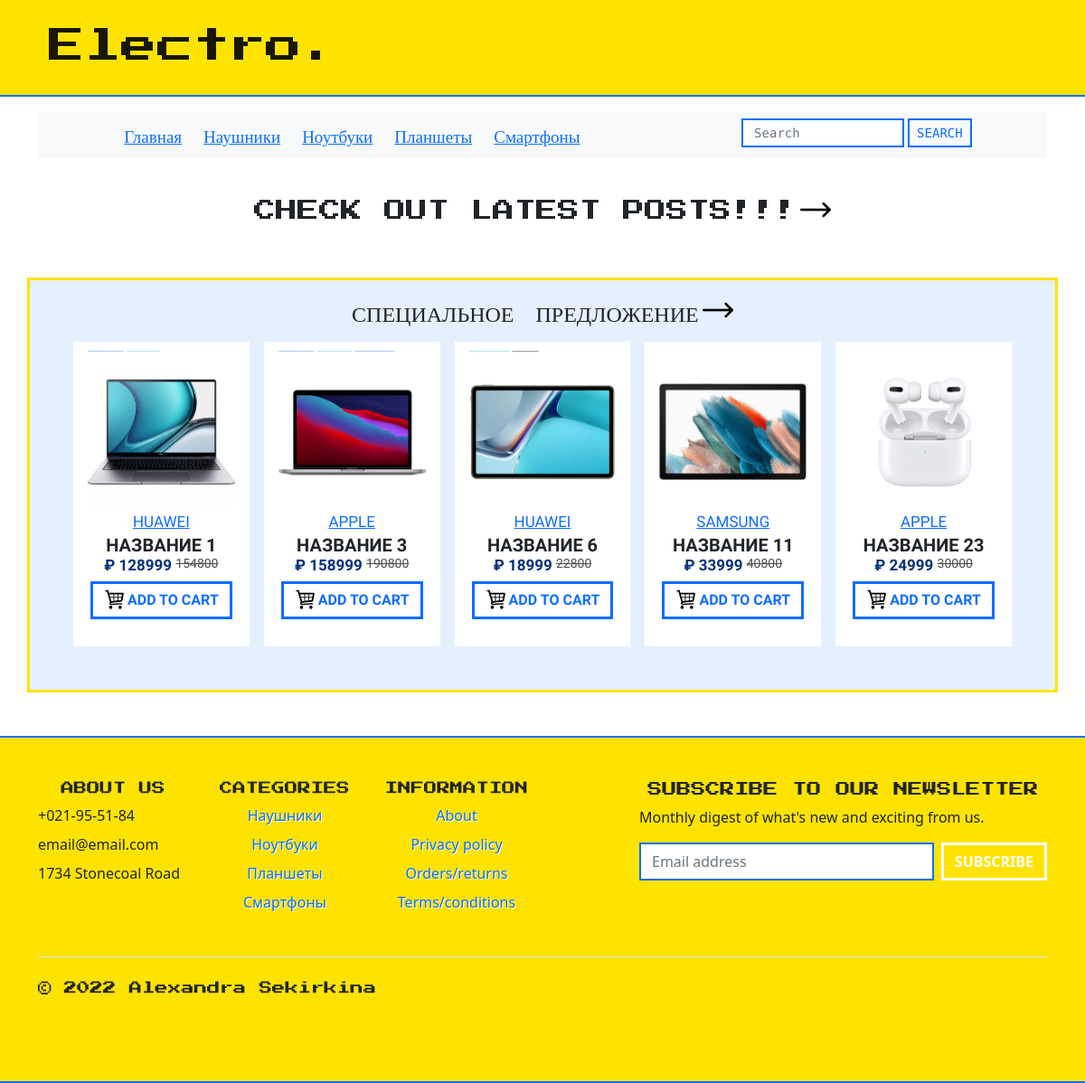
Before: / with the older database file.
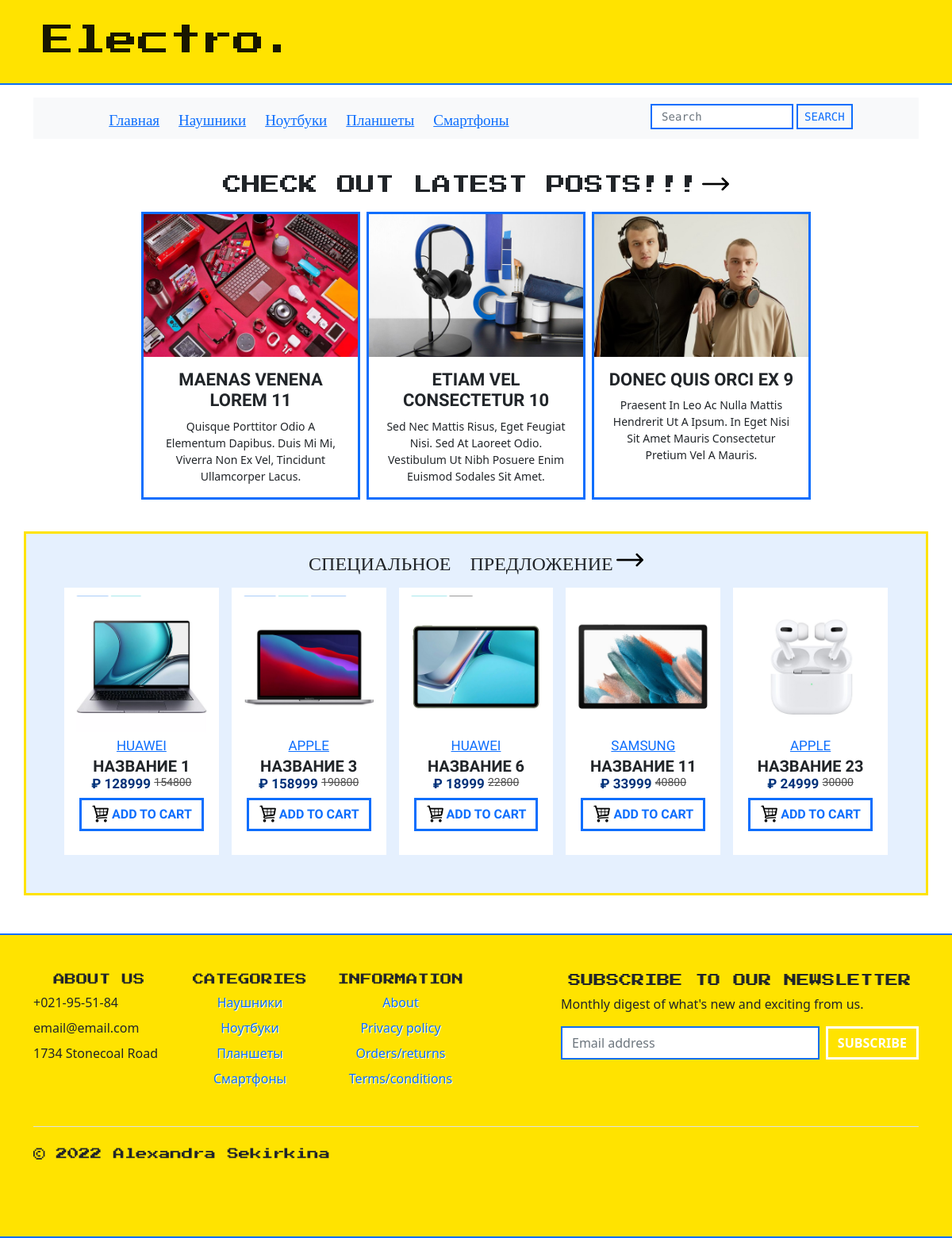
After: the same page with the newer database file.
### store/models.py (models this page shows, shortened)
class Category(models.Model):
    name = models.CharField(max_length=100, db_index=True, verbose_name='Категория')
    slug = models.SlugField(db_index=True, unique=True)
    class Meta:
        verbose_name = 'Категория(ю)'
        verbose_name_plural = 'Категории'
    def get_absolute_url(self):
        return reverse('store:bycategory', kwargs={'slug': self.slug})

class Product(models.Model):
    name = models.CharField(max_length=150, verbose_name='Название')
    description = models.TextField(max_length=420, blank=True)
    characteristics = models.TextField(max_length=2000, blank=True)
    photo = models.ImageField(upload_to=get_product_image_path, verbose_name='Фото')
    price = models.IntegerField(verbose_name='Цена')
    sale = models.BooleanField(default=False)
    old_price = models.IntegerField(verbose_name='Старая цена')
    is_available = models.BooleanField(default=True, verbose_name='Наличие')
    amount = models.IntegerField(verbose_name='Количество')
    category = models.ForeignKey('Category', on_delete=models.PROTECT, verbose_name='Категория')
    producer = models.ForeignKey('Producer', on_delete=models.PROTECT, verbose_name='Производитель')
    slug = models.SlugField(db_index=True, unique=True)
    class Meta:
        verbose_name = 'Товар'
        verbose_name_plural = 'Товары'
        default_related_name = 'products'
        ordering = ['price']
    def get_absolute_url(self):
        return reverse('store:prod_view', kwargs={'pk': self.pk})

class Producer(models.Model):
    name = models.CharField(max_length=100, db_index=True, verbose_name='Производитель')
    logo = models.ImageField(upload_to=get_producer_image_path, blank=True)
    slug = models.SlugField(db_index=True, unique=True)
    def __str__(self):
        return self.name
    class Meta:
        verbose_name = 'Производитель(я)'
        verbose_name_plural = 'Производители'

### blog/models.py (models this page shows, shortened)
class Post(Model):
    title = CharField(max_length=32, verbose_name='Заголовок')
    content = TextField(verbose_name='Контент', blank=True)
    short_description = CharField(max_length=126, verbose_name='Описание')
    main_photo = ImageField(upload_to=get_post_image_path, verbose_name='Обложка')
    created_at = DateTimeField(auto_now_add=True, verbose_name='Дата создания')
    is_published = BooleanField(default=True)
    views = PositiveIntegerField(default=0, verbose_name='Просмотры')
    category = ForeignKey(Category, on_delete=SET_NULL, verbose_name='Категория', related_name='posts', null=True)
    slug = SlugField(max_length=100, verbose_name='Url', db_index=True, unique=True)
    class Meta:
        ordering = ['-created_at']
        verbose_name = 'Пост'
        verbose_name_plural = 'Посты'
    def get_absolute_url(self):
        return reverse('blog:post', kwargs={'slug': self.slug})

### store/views.py (the view)
# urls.py: path('', index, name='home'),
def index(request):
    return render(request, 'store/index.html')

### store/templatetags/store_tags.py (called while the page is built)
@register.simple_tag()
def get_categories():
    return Category.objects.filter().annotate(cnt=Count('products', filter=F('products__is_available'))).filter(
        cnt__gt=0)

@register.simple_tag()
def get_store_info():
    return StoreInfo.objects.get(pk=1)

@register.inclusion_tag('store/tags/special_offer.html')
def show_special_offer_products():
    import random
    products = Product.objects.filter(sale=True, is_available=True)
    indexes = range(1, len(products))
    chosen_indexes = random.sample(indexes, 5)
    products_set = set()
    for item in chosen_indexes:
        products_set.add(products[item])
    context = {'products': products_set}
    context['title'] = 'Специальное предложение'
    return context

@register.inclusion_tag('store/tags/blog_desc.html')
def show_blog_posts():
    posts = Post.objects.all()[:3]
    context = {'posts': posts }
    context['title'] = 'Check out latest posts!!!'
    return context

### store/templates/store/index.html
{% extends 'base.html' %}
{% load store_tags %}
{% load static %}
{% block navigation %}
{% include 'store/inc/_navigation.html' %}
{% endblock %}
{% block content %}
{% show_blog_posts %}
<br>
{% show_special_offer_products %}
{% endblock %}

### store/templates/store/inc/_navigation.html
{% load store_tags %}
<div class="container my-6" style="font-family: 'Press Start 2P', cursive; font-size: 19px;">
    <nav class="navbar navbar-expand-lg navbar-light bg-light py-6">
        <div class="row mx-auto">
            {% if request.path == '/' %}
            <a class="col" href="{% url 'home' %}">Главная</a>
            {% else %}
            <a class="col" href="{% url 'home' %}">Главная</a>
            {% endif %}
            {% get_categories as categories %}
            {% for cat in categories %}
            {% if request.path == cat.get_absolute_url %}
            <a class="col" href="{{ cat.get_absolute_url }}">{{ cat.name }}</a>
            {% else %}
            <a class="col" href="{{ cat.get_absolute_url }}">{{ cat.name }}</a>
            {% endif %}
            {% endfor %}
        </div>
        <form class="d-flex mb-1 mx-auto" action="{% url 'store:search' %}" method="get">
            <input class="form-control me-1" type="text" name="search"
                   style="border-radius: 0px; border: 2px solid #0d6efd; width: 180px; height: 32px;
                   font-family: 'Source Code Pro', monospace; font-size: 14px;"
                   placeholder="Search">
            <input class="btn btn-outline-primary py-0 px-2"
                   style="border: 2px solid; border-radius: 0.3px; font-size: 15px;
                       text-transform: uppercase; vertical-align: bottom; height: 32px; weight: 60px;
                       font-family: 'Source Code Pro', monospace;
                       font-size: 14px;  text-transform: uppercase;"
                   type="submit" value="search">
        </form>
    </nav>
</div>
<br>

### store/templates/store/tags/blog_desc.html
{% load static %}
<div class="container " style="padding: 0 100px; background: #fff;">
    <div class="container">
        <div class="row">
            <div class="py-3" style="text-align: center; ">
                <div>
                    <p class="mb-0"
                       style="font-family: 'Press Start 2P', cursive; font-size: 24px;
               display: inline-block; vertical-aligh: text-bottom;"> {{ title | upper }}</p>
                    <a href="{% url 'blog:all_posts' %}">
                        <img src="{% static 'img/arrow.png' %}" style=" vertical-align: top; height: 34px;" alt="">
                    </a>
                </div>
            </div>
            <div class="px-5 pb-3">
                <div class="col-md-12">
                    <div class="row row-cols-1 row-cols-md-3 g-2">
                        {% for item in posts %}
                        <div class="col">
                            <div class="card h-100 CARD3 text-center">
                                <div>
                                    <a href="{{ item.get_absolute_url }}">
                                        <img src="{{ item.main_photo.url }}" class="" style="width: 100%;" alt="...">
                                    </a>
                                </div>
                                <div class="card-body">
                                    <div style="">
                                        <h5 class="card-title" style="font-family: 'PT Sans Narrow', sans-serif; font-size: 22px; font-weight: 700;">
                                            {{ item.title | upper }}
                                        </h5>
                                    </div>
                                    <p  style="font-size: 14px;" class="card-text">{{ item.short_description | title }}</p>
                                </div>
                            </div>
                        </div>
                        {% endfor %}
                    </div>
                </div>
            </div>
        </div>
    </div>
</div>

### store/templates/store/tags/special_offer.html
{% load static %}
<div class="container">
    <div class="row" style="border: 3px solid #ffe300; background-color: #e5f0fe; ">
        <div class="py-3" style="text-align: center; ">
            <div>
                <p class="mb-0"
                   style="font-family: 'Press Start 2P', cursive; font-size: 24px;
               display: inline-block; vertical-aligh: text-bottom;"> {{ title | upper }}</p>
                <a href="{% url 'store:by_special' %}">
                    <img src="{% static 'img/arrow.png' %}" style=" vertical-align: top; height: 34px;" alt="">
                </a>
            </div>
        </div>
        <div class="px-5 pb-5">
            <div class="col-md-12">
                <div class="row row-cols-1 row-cols-md-5 g-3">
                    {% for item in products %}
                    <div class="col">
                        <div class="card h-100 CARD">
                            <div>
                                <a href="{{ item.get_absolute_url }}">
                                    <img src="{{ item.photo.url }}" class="card-img-top" alt="...">
                                </a>
                            </div>
                            <div class="card-body p-1"
                                 style="font-family: 'PT Sans Narrow', sans-serif;
                             text-align: center; font-size: 17px; text-transform: uppercase;">
                                <span class="card-text" style="font-weight: 400">
                                    <a href="{% url 'store:prdcr' item.producer_id %}"
                                       class="">{{ item.producer }}</a></span>
                                <br>
                                <h5 class="card-title mb-0" style=" font-weight: 700">{{ item.name }}</h5>
                                <div>
                                    <h6 style="font-weight: bold; font-size: 17px; color: #00327a;">
                                        &#8381 {{ item.price }}
                                        <del style="font-size: 14px; color: #4e4e4e; vertical-align: top; font-weight: 400">
                                            {{ item.old_price }}
                                        </del>
                                    </h6>
                                </div>
                                <div class="mb-3">
                                    <button class="btn btn-outline-primary"
                                            style="border: 3px solid; border-radius: 0.3px; font-weight: 700; text-transform: uppercase; vertical-align: bottom;"
                                            type="submit">
                                        <img src="{% static 'img/cart2.png' %}" class="card-img-top"
                                             style=" vertical-align: top; width: 22px;" alt="Oops..."> Add to cart
                                    </button>
                                </div>
                            </div>
                        </div>
                    </div>
                    {% empty %}
                    <span> Try something else, please! </span>
                    {% endfor %}
                </div>
            </div>
        </div>
    </div>
</div>

### templates/inc/_footer.html (shortened to what the changed rows need)
{% load store_tags %}
{% get_categories as categories %}
<br>
<br>
<div style="border-top: 2px solid #0d6efd; border-bottom: 2px solid #0d6efd; display: block; background-color: #ffe300">
    <br>
    <div class="container" style="">
        <footer class="py-4">
            <div class="row">
                <div class="col-6 col-md-2 mb-3">
                    <ul class="nav flex-column">
                        {% for cat in categories %}
                        <li class="nav-item mb-2 mx-auto" style="text-shadow: 1px 1px #fff;"><a href="{{ cat.get_absolute_url }}" class="nav-link p-0">
                            {{ cat.name }}</a></li>
                        {% endfor %}
                    </ul>
                </div>
            </div>
        </footer>
    </div>
</div>

Changed rows visible on the page:
added Post: main_photo (picture), title "MAENAS VENENA LOREM 11", short_description "Quisque Porttitor Odio A Elementum Dapibus. Duis Mi Mi, Viverra Non Ex Vel, Tincidunt Ullamcorper Lacus."
added Post: main_photo (picture), title "ETIAM VEL CONSECTETUR 10", short_description "Sed Nec Mattis Risus, Eget Feugiat Nisi. Sed At Laoreet Odio. Vestibulum Ut Nibh Posuere Enim Euismod Sodales Sit Amet."
added Post: main_photo (picture), title "DONEC QUIS ORCI EX 9", short_description "Praesent In Leo Ac Nulla Mattis Hendrerit Ut A Ipsum. In Eget Nisi Sit Amet Mauris Consectetur Pretium Vel A Mauris."
